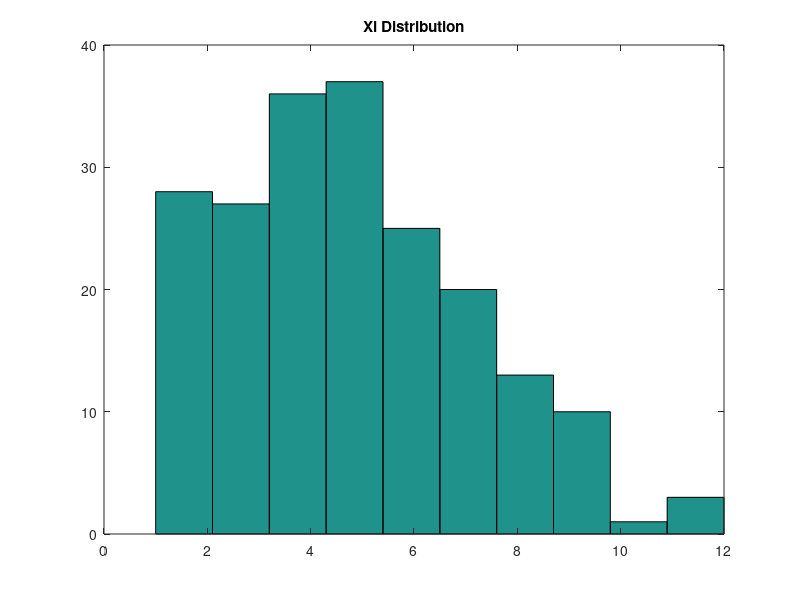
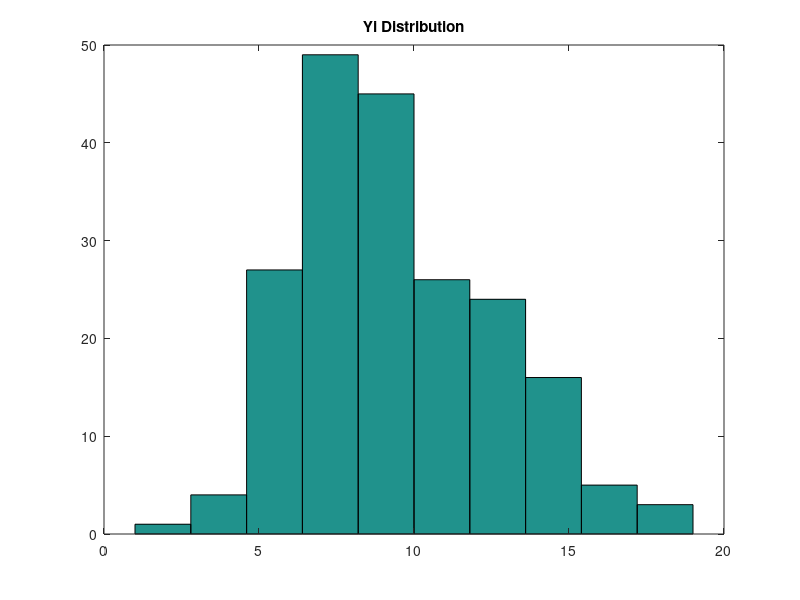
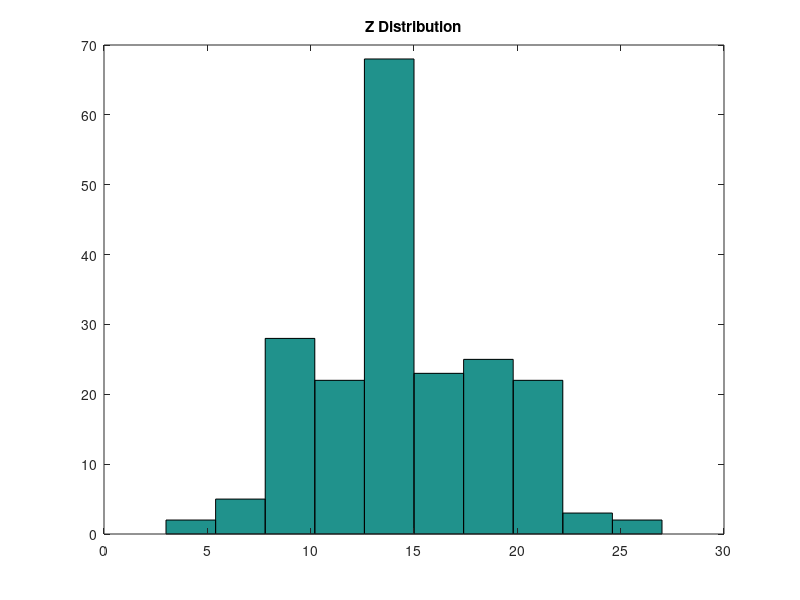

The MATLAB source for these figures, in order:
clc
clear
close all
lambda=5;
r1=poissrnd(lambda,[200 1]);
r2=poissrnd(2*lambda,[200 1]);
% Part a
figure,hist(r1),title('Xi Distribution')
figure,hist(r2),title('Yi Distribution')
% Part b 
z=r1+r2;
figure,hist(z),title('Z Distribution')
